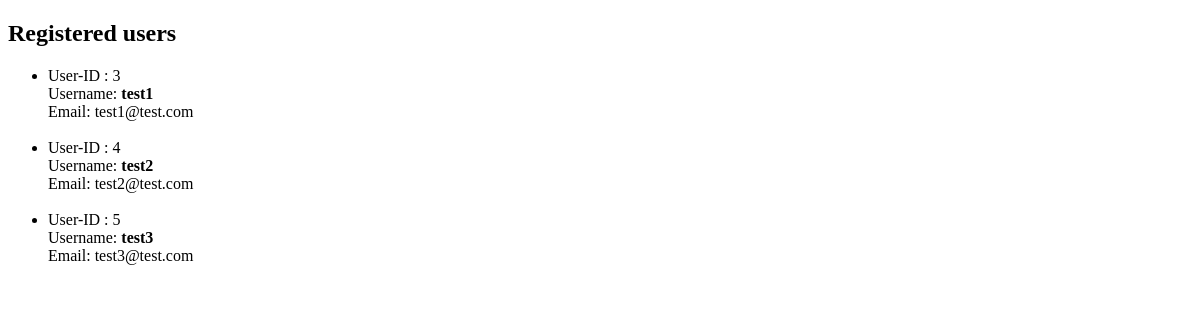
Before: / with the older database file.
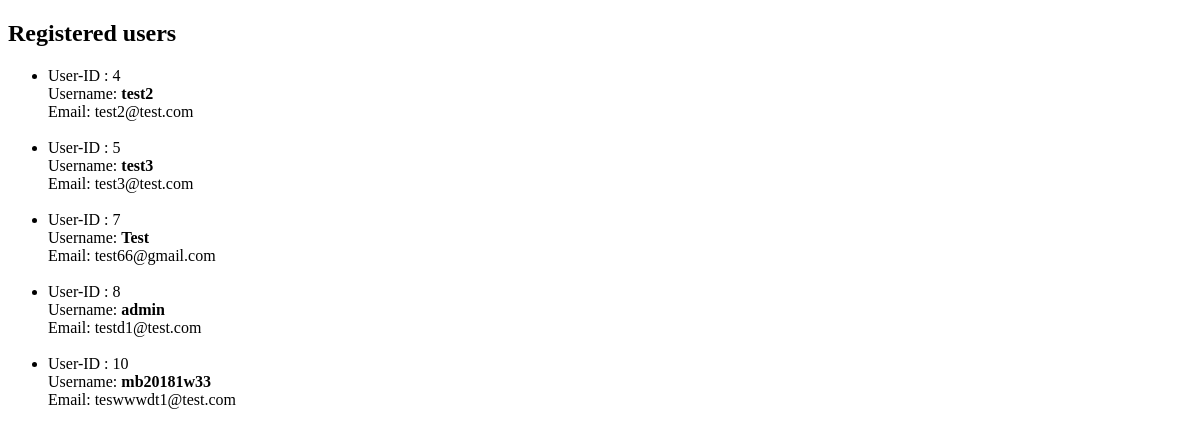
After: the same page with the newer database file.
### user_mgmt_app/models.py (models this page shows)
class Registered_users(models.Model):
    username = models.CharField(max_length=40)
    email = models.CharField(max_length=50)

### user_mgmt_app/views.py (the view)
# urls.py: path('', views.index_listview.as_view()),
class index_listview(ListView):
    model = Registered_users
    template_name = 'index.html'

### user_mgmt_app/templates/index.html (shortened to what this page needs)
<!DOCTYPE html>
<html lang="en">
<head>
</head>
<body>
    <h2>Registered users</h2>
    <ul>
        {% for user in object_list %}
            <li>
                    User-ID : {{user.id}}<br>
                    Username: <strong>{{ user.username }}</strong> <br>
                    Email: {{ user.email }} <br><br>
            </li>
        {% endfor %}
    </ul>
</body>
</html>

Changed rows visible on the page:
removed Registered_users: id "3", username "test1", email "test1@test.com"
added Registered_users: id "7", username "Test", email "test66@gmail.com"
added Registered_users: id "8", username "admin", email "testd1@test.com"
added Registered_users: id "10", username "mb20181w33", email "teswwwdt1@test.com"
